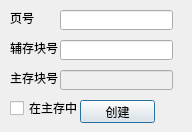
<?xml version="1.0" encoding="UTF-8"?>
<ui version="4.0">
 <class>DiaPage</class>
 <widget class="QDialog" name="DiaPage">
  <property name="geometry">
   <rect>
    <x>0</x>
    <y>0</y>
    <width>192</width>
    <height>132</height>
   </rect>
  </property>
  <property name="windowTitle">
   <string>Dialog</string>
  </property>
  <widget class="QPushButton" name="btnCrea">
   <property name="geometry">
    <rect>
     <x>80</x>
     <y>100</y>
     <width>75</width>
     <height>23</height>
    </rect>
   </property>
   <property name="text">
    <string>创建</string>
   </property>
  </widget>
  <widget class="QLineEdit" name="linePage">
   <property name="geometry">
    <rect>
     <x>60</x>
     <y>10</y>
     <width>113</width>
     <height>20</height>
    </rect>
   </property>
  </widget>
  <widget class="QLabel" name="label">
   <property name="geometry">
    <rect>
     <x>10</x>
     <y>10</y>
     <width>41</width>
     <height>16</height>
    </rect>
   </property>
   <property name="text">
    <string>页号</string>
   </property>
  </widget>
  <widget class="QLabel" name="label_3">
   <property name="geometry">
    <rect>
     <x>10</x>
     <y>40</y>
     <width>51</width>
     <height>16</height>
    </rect>
   </property>
   <property name="text">
    <string>辅存块号</string>
   </property>
  </widget>
  <widget class="QLineEdit" name="lineExt">
   <property name="geometry">
    <rect>
     <x>60</x>
     <y>40</y>
     <width>113</width>
     <height>20</height>
    </rect>
   </property>
  </widget>
  <widget class="QCheckBox" name="checkBox">
   <property name="geometry">
    <rect>
     <x>10</x>
     <y>100</y>
     <width>71</width>
     <height>16</height>
    </rect>
   </property>
   <property name="text">
    <string>在主存中</string>
   </property>
  </widget>
  <widget class="QLineEdit" name="lineMain">
   <property name="enabled">
    <bool>false</bool>
   </property>
   <property name="geometry">
    <rect>
     <x>60</x>
     <y>70</y>
     <width>113</width>
     <height>20</height>
    </rect>
   </property>
  </widget>
  <widget class="QLabel" name="label_4">
   <property name="geometry">
    <rect>
     <x>10</x>
     <y>70</y>
     <width>51</width>
     <height>16</height>
    </rect>
   </property>
   <property name="text">
    <string>主存块号</string>
   </property>
  </widget>
 </widget>
 <resources/>
 <connections>
  <connection>
   <sender>btnCrea</sender>
   <signal>clicked()</signal>
   <receiver>DiaPage</receiver>
   <slot>accept()</slot>
   <hints>
    <hint type="sourcelabel">
     <x>84</x>
     <y>111</y>
    </hint>
    <hint type="destinationlabel">
     <x>131</x>
     <y>111</y>
    </hint>
   </hints>
  </connection>
 </connections>
</ui>
